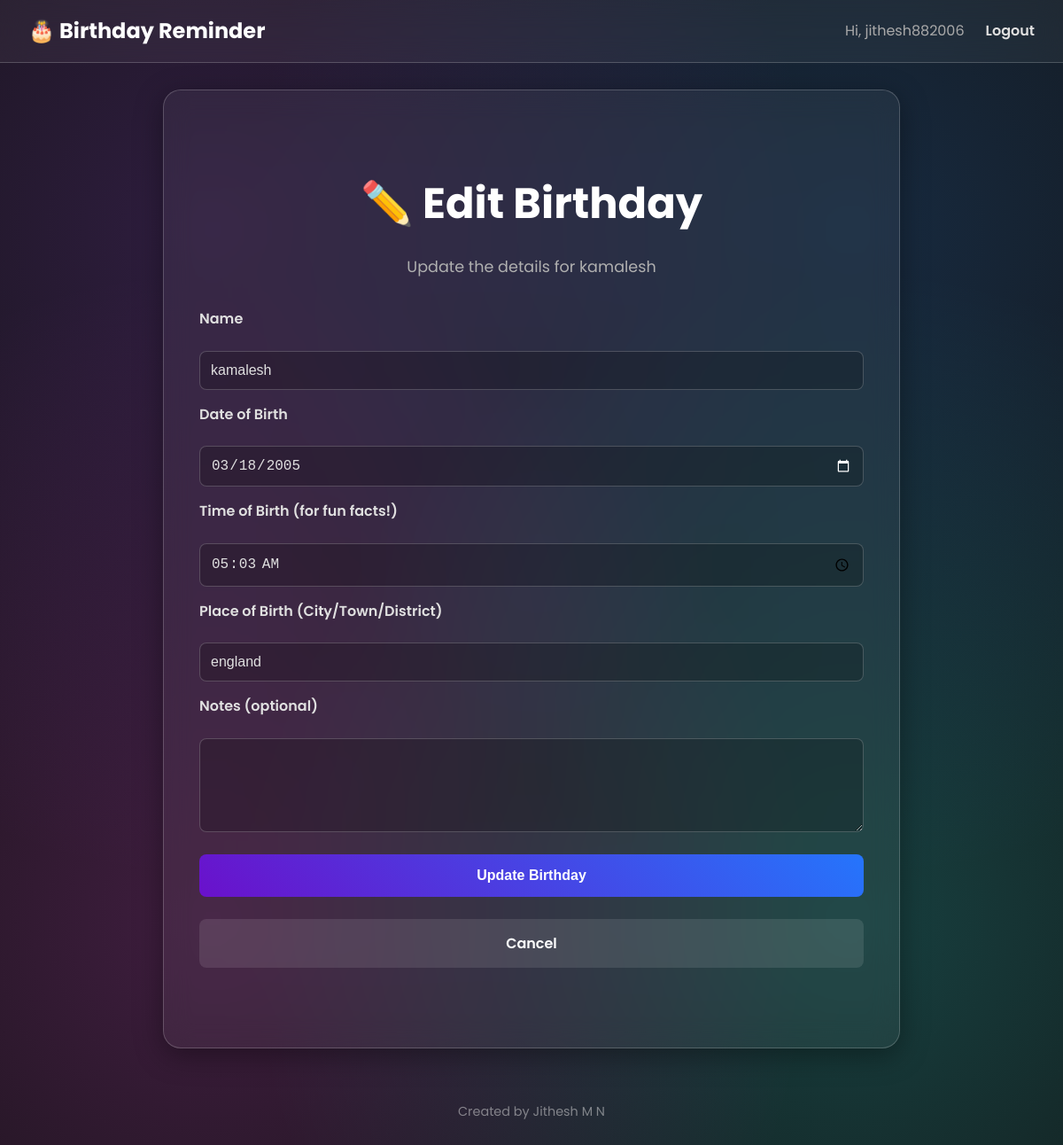
Screenshot of /edit/3 (signed in) with the database file from the repository.
### app.py (models this page shows)
class User(UserMixin, db.Model):
    id = db.Column(db.Integer, primary_key=True)
    email = db.Column(db.String(100), unique=True, nullable=False)
    password = db.Column(db.String(200), nullable=False)
    birthdays = db.relationship('Birthday', backref='creator', lazy=True)

class Birthday(db.Model):
    id = db.Column(db.Integer, primary_key=True)
    name = db.Column(db.String(200), nullable=False)
    dob = db.Column(db.Date, nullable=False)
    tob = db.Column(db.String(50), nullable=True)
    pob = db.Column(db.String(200), nullable=True)
    notes = db.Column(db.Text, nullable=True)
    latitude = db.Column(db.Float, nullable=True)
    longitude = db.Column(db.Float, nullable=True)
    user_id = db.Column(db.Integer, db.ForeignKey('user.id'), nullable=False)

### app.py (the view, shortened to what this page needs)
@app.route('/edit/<int:id>', methods=['GET', 'POST'])
@login_required
def edit(id):
    birthday_to_edit = Birthday.query.get_or_404(id)
    if birthday_to_edit.creator != current_user and current_user.email != ADMIN_EMAIL:
        flash("You can only edit birthdays that you have added.", "error")
        return redirect(url_for('index'))
    return render_template('edit.html', birthday=birthday_to_edit)

### app.py (called while the page is built)
@login_manager.user_loader
def load_user(user_id):
    return db.session.get(User, int(user_id))

### templates/edit.html (shortened to what this page needs)
{% extends "base.html" %}
{% block content %}
<div class="auth-container" style="max-width: 750px; text-align:left;">
    <header style="text-align:center;">
        <h1>✏️ Edit Birthday</h1>
        <p>Update the details for {{ birthday.name }}</p>
    </header>
    <section class="add-birthday-form">
        <form method="POST" action="/edit/{{ birthday.id }}">
            <label for="name">Name</label>
            <input type="text" name="name" value="{{ birthday.name }}" required>
            <label for="dob">Date of Birth</label>
            <input type="date" name="dob" value="{{ birthday.dob.strftime('%Y-%m-%d') }}" required>
            <label for="tob">Time of Birth (for fun facts!)</label>
            <input type="time" name="tob" value="{{ birthday.tob or '' }}">
            <label for="pob">Place of Birth (City/Town/District)</label>
            <input type="text" name="pob" value="{{ birthday.pob or '' }}">
            <label for="notes">Notes (optional)</label>
            <textarea name="notes">{{ birthday.notes or '' }}</textarea>
            <button type="submit">Update Birthday</button>
            <a href="/" class="cancel-btn">Cancel</a>
        </form>
    </section>
</div>
{% endblock %}

### templates/base.html (shortened to what this page needs)
<!DOCTYPE html>
<html lang="en">
<head>
    <link rel="stylesheet" href="{{ url_for('static', filename='style.css') }}">
</head>
<body>
    <nav class="navbar">
        <a href="{{ url_for('index') }}" class="nav-brand">🎂 Birthday Reminder</a>
        <div class="nav-links">
            {% if current_user.is_authenticated %}
                <span class="nav-user">Hi, {{ current_user.email.split('@')[0] }}</span>
                <a href="{{ url_for('logout') }}">Logout</a>
            {% else %}
                <a href="{{ url_for('login') }}">Login</a>
                <a href="{{ url_for('register') }}">Register</a>
            {% endif %}
        </div>
    </nav>
    <div class="container">
        {% block content %}{% endblock %}
    </div>
    <footer>
        <p>Created by Jithesh M N</p>
    </footer>
</body>
</html>

### static/style.css (style rules this page uses)
:root { --primary-color: #6a11cb; --secondary-color: #2575fc; --text-color: #e0e0e0; --bg-color: #121212; --container-bg: rgba(255, 255, 255, 0.05); --border-color: rgba(255, 255, 255, 0.2); --success-bg: rgba(46, 204, 113, 0.1); --success-color: #2ecc71; --error-bg: rgba(231, 76, 60, 0.1); --error-color: #e74c3c; }
body { font-family: 'Poppins', sans-serif; color: var(--text-color); background-color: var(--bg-color); background-image: radial-gradient(at 20% 20%, hsla(271, 91%, 63%, 0.2) 0px, transparent 50%), radial-gradient(at 80% 20%, hsla(212, 96%, 58%, 0.2) 0px, transparent 50%), radial-gradient(at 20% 80%, hsla(300, 91%, 63%, 0.2) 0px, transparent 50%), radial-gradient(at 80% 80%, hsla(180, 96%, 58%, 0.2) 0px, transparent 50%); margin: 0; padding: 0; line-height: 1.6; }
.container { max-width: 750px; margin: 30px auto; background: var(--container-bg); border-radius: 20px; padding: 40px; border: 1px solid var(--border-color); backdrop-filter: blur(15px); box-shadow: 0 8px 32px 0 rgba(0, 0, 0, 0.37); }
header { text-align: center; margin-bottom: 30px; }
header h1 { font-size: 3rem; font-weight: 700; color: #fff; margin: 0; }
header p { color: #b0b0b0; font-size: 1.1rem; }
form { display: flex; flex-direction: column; gap: 15px; }
form input, form textarea { padding: 12px; background: rgba(0,0,0,0.2); border: 1px solid var(--border-color); border-radius: 8px; color: var(--text-color); font-size: 1rem; transition: all 0.2s ease; }
form textarea { min-height: 80px; resize: vertical; }
form button, .cancel-btn { padding: 15px; border: none; border-radius: 8px; font-size: 1rem; font-weight: 600; cursor: pointer; transition: all 0.3s ease; margin-top: 10px; }
form button { background: linear-gradient(45deg, var(--primary-color), var(--secondary-color)); color: white; }
.cancel-btn { background: rgba(255,255,255,0.1); color: white; text-align: center; text-decoration: none; }
.navbar { display: flex; justify-content: space-between; align-items: center; padding: 1rem 2rem; background: var(--container-bg); border-bottom: 1px solid var(--border-color); backdrop-filter: blur(15px); }
.nav-brand { font-weight: 700; font-size: 1.5rem; color: #fff; text-decoration: none; }
.nav-links { display: flex; align-items: center; gap: 1.5rem; }
.nav-links a { color: var(--text-color); text-decoration: none; font-weight: 600; transition: color 0.2s; }
.nav-user { color: #aaa; }
.auth-container { max-width: 450px; margin: 50px auto; }
.auth-container header { margin-bottom: 2rem; }
.auth-container label { display: block; margin-bottom: 0.5rem; font-weight: 600; }
.auth-container input { width: 100%; box-sizing: border-box; }
.auth-container button { width: 100%; }
footer { text-align: center; padding: 30px 20px; color: var(--text-color); opacity: 0.5; font-size: 0.9rem; }
footer p { margin: 0; }

### rows the page displays
User: email "jithesh882006"
Birthday: name "kamalesh", dob "03/18/2005", tob "05:03", pob "england"
